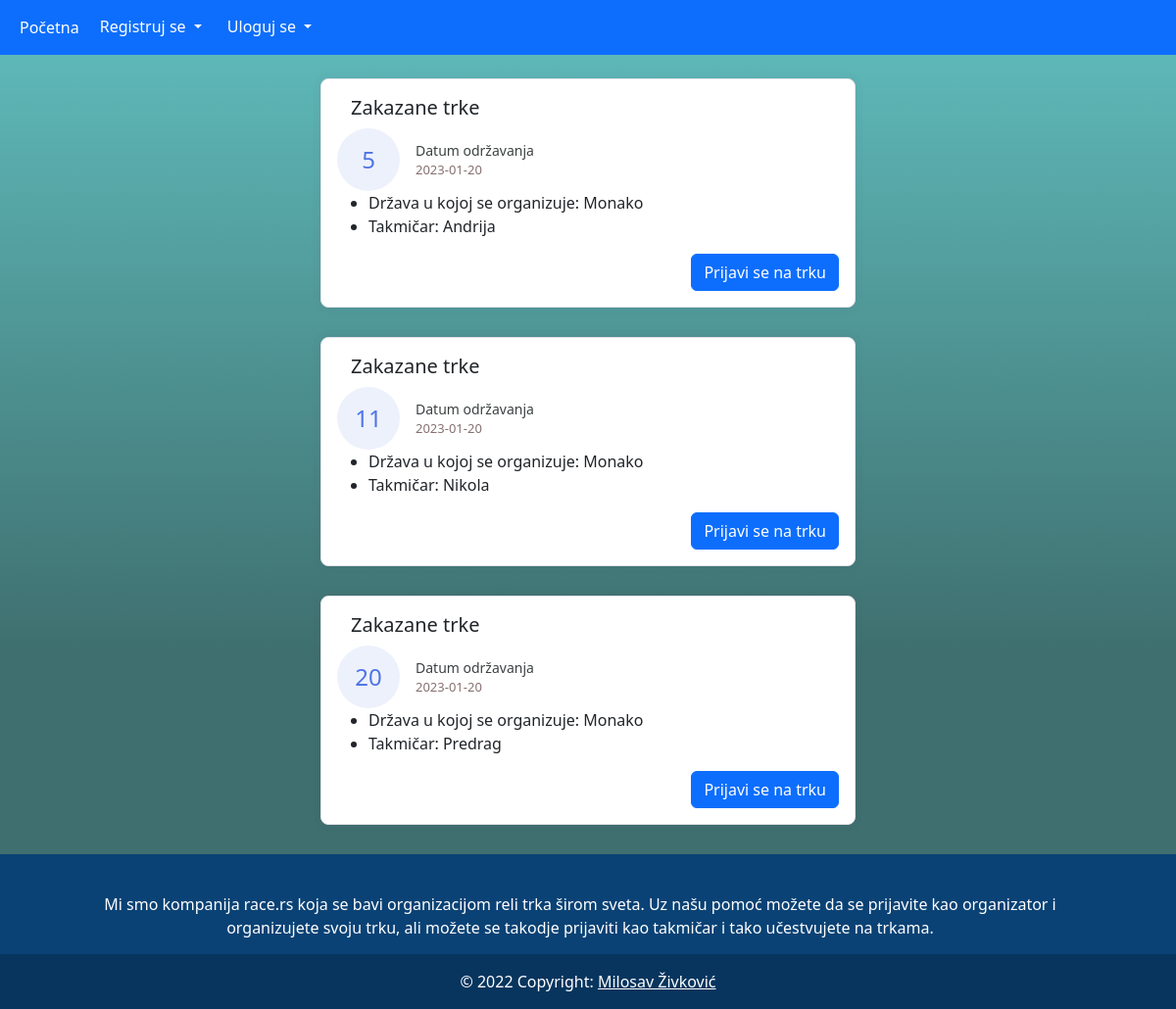
Page /pages/prijavaNaTrku.php?id=7 on the committed database.
### tables this page shows
CREATE TABLE `prijave` (
  `idPrijave` int(6) UNSIGNED NOT NULL,
  `drzava` varchar(30) DEFAULT NULL,
  `datumOdrzavanja` date DEFAULT NULL,
  `takmicar` varchar(30) DEFAULT NULL
);

### pages/prijavaNaTrku.php (the view, shortened to what this page needs)
<!DOCTYPE html>
<html lang="en">
<head>
    <link href="https://cdn.jsdelivr.net/npm/bootstrap@5.2.3/dist/css/bootstrap.min.css" rel="stylesheet">
    <link rel="stylesheet" href="../css/style.css">
</head>
<body>
    <?php include '../komponente/nav.php' ?>
    <br>
    <?php
        include '../database/konekcija.php';
        $id=$_GET["id"];
        $sql2 = "SELECT * FROM trke";
            $result = $conn->query($sql2);
            while ($row = $result->fetch_assoc()) {
                if($id==$row["idTrke"])
                {
                    $drzava=$row['drzava'];
                    $datum= $row['datum'];
                }
            }
        $sql = "SELECT * FROM prijave";
        $result = $conn->query($sql);
        while ($row = $result->fetch_assoc()) {
            if($datum==$row["datumOdrzavanja"] && $drzava==$row["drzava"])
            {
                echo '
                    <div class="container">
                        <div class="row">
                            <div class="col-lg-6">
                                <div class="card card-margin">
                                    <div class="card-header no-border">
                                        <h5 class="card-title">Zakazane trke</h5>
                                    </div>
                                    <div class="card-body pt-0">
                                        <div class="widget-49">
                                            <div class="widget-49-title-wrapper">
                                                <div class="widget-49-date-primary">
                                                    <span class="widget-49-date-day">'. $row['idPrijave'] . '</span>
                                                </div>
                                                <div class="widget-49-meeting-info">
                                                    <span class="widget-49-pro-title">Datum održavanja</span>
                                                    <span class="widget-49-meeting-time">' . $row['datumOdrzavanja'] . '</span>
                                                </div>
                                            </div>
                                            <ul class="widget-49-meeting-points">
                                                <li class="widget-49-meeting-item"><span>Država u kojoj se organizuje: ' . $row['drzava'] . '</span></li>
                                                <li class="widget-49-meeting-item"><span>Takmičar: ' . $row['takmicar'] . '</li>
                                            </ul>
                                            <div id="prijavaTrka" class="widget-49-meeting-action">
                                                <form method="post">
                                                    <input name="prijavaTrka" type="submit" class="btn btn-primary" value="Prijavi se na trku">
                                                </form>
                                            </div>
                                        </div>
                                    </div>
                                </div>
                            </div>
                        </div>
                    </div>';
            }
        }
    ?>
    <?php
        include '../komponente/footer.php';
    ?>
</body>
</html>

### css/style.css (style rules this page uses)
p,h1,h3,h5 { margin:15px; }
body { background: rgb(63,111,111); background: linear-gradient(0deg, rgba(63,111,111,1) 35%, rgba(97,190,190,1) 100%); }
.card-margin { margin-bottom: 1.875rem; }
.card { border: 0; box-shadow: 0px 0px 10px 0px rgba(82, 63, 105, 0.1); -webkit-box-shadow: 0px 0px 10px 0px rgba(82, 63, 105, 0.1); -moz-box-shadow: 0px 0px 10px 0px rgba(82, 63, 105, 0.1); -ms-box-shadow: 0px 0px 10px 0px rgba(82, 63, 105, 0.1); }
.row { justify-content: center; align-items: center; }
.card { position: relative; display: flex; flex-direction: column; min-width: 0; word-wrap: break-word; background-color: #ffffff; background-clip: border-box; border: 1px solid #e6e4e9; border-radius: 8px; }
.card .card-header.no-border { border: 0; }
.card .card-header { background: none; padding: 0 0.9375rem; font-weight: 500; display: flex; align-items: center; min-height: 50px; }
.card-header:first-child { border-radius: calc(8px - 1px) calc(8px - 1px) 0 0; }
.widget-49 .widget-49-title-wrapper { display: flex; align-items: center; }
.widget-49 .widget-49-title-wrapper .widget-49-date-primary { display: flex; align-items: center; justify-content: center; flex-direction: column; background-color: #edf1fc; width: 4rem; height: 4rem; border-radius: 50%; }
.widget-49 .widget-49-title-wrapper .widget-49-date-primary .widget-49-date-day { color: #4e73e5; font-weight: 500; font-size: 1.5rem; line-height: 1; }
.widget-49 .widget-49-title-wrapper .widget-49-date-primary { color: #4e73e5; line-height: 1; font-size: 1rem; text-transform: uppercase; }
.widget-49 .widget-49-title-wrapper .widget-49-meeting-info { display: flex; flex-direction: column; margin-left: 1rem; }
.widget-49 .widget-49-title-wrapper .widget-49-meeting-info .widget-49-pro-title { color: #3c4142; font-size: 14px; }
.widget-49 .widget-49-title-wrapper .widget-49-meeting-info .widget-49-meeting-time { color: #877070; font-size: 13px; }
.widget-49 .widget-49-meeting-action { text-align: right; }

### rows in the picture
prijave: idPrijave "5", datumOdrzavanja "2023-01-20", drzava "Monako", takmicar "Andrija"
prijave: idPrijave "11", datumOdrzavanja "2023-01-20", drzava "Monako", takmicar "Nikola"
prijave: idPrijave "20", datumOdrzavanja "2023-01-20", drzava "Monako", takmicar "Predrag"
